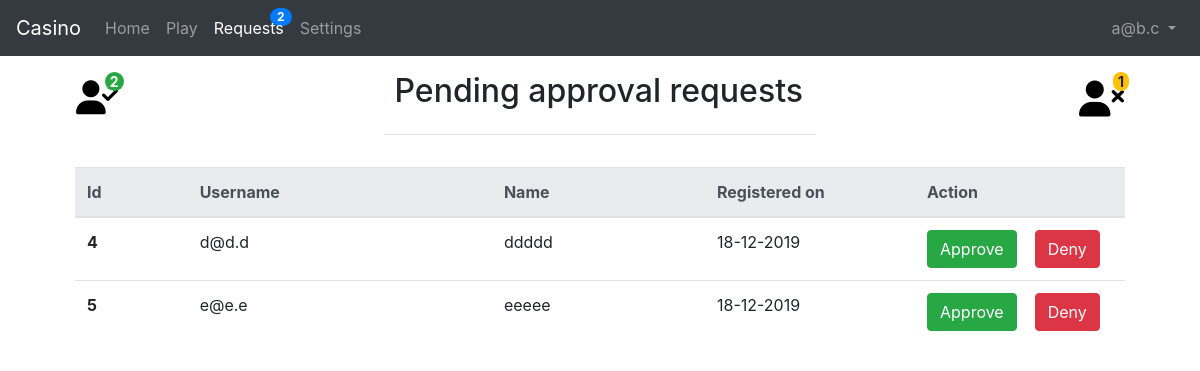
/casino-gaming/admin/request.php (signed in), run on the app's committed database.
### tables this page shows
CREATE TABLE `user_details` (
  `id` int(255) UNSIGNED NOT NULL,
  `name` varchar(255) NOT NULL,
  `email` varchar(255) NOT NULL,
  `phone` bigint(255) UNSIGNED NOT NULL,
  `deposit` int(255) UNSIGNED DEFAULT NULL,
  `active` enum('0','1','-1') NOT NULL DEFAULT '0',
  `created_at` date NOT NULL,
  `updated_at` date NOT NULL
);

### casino-gaming/admin/request.php (the view, shortened to what this page needs)
<?php include 'layouts/header.php';
$deniedUsers = mysqli_num_rows(mysqli_query($conn,"SELECT * FROM user_details WHERE active='-1'"));
$activeUsers = mysqli_num_rows(mysqli_query($conn,"SELECT * FROM user_details WHERE active='1'"));
?>
<section>
	<div class="container mt-3">
		<div class="container col-md-auto">
		<div class="row">
			<div class="col-md-auto d-flex align-items-end flex-column ml-3" title="Active users">
				<a class="badge badge-pill badge-success font-14" href="usersInfo.php?status=1" style="float:right;margin: 0px -5px -10px 0px;padding: 2.6px 5px!important;z-index: 1;">
					<?php echo $activeUsers; ?>
				</a>
				<a href="usersInfo.php?status=1" class="fas fa-user-check" style="font-size: 34px;color: black;text-decoration:none; "></a>
			</div>
			<div class="col-md text-center">
				<h2>Pending approval requests</h2>
			</div>
			<div class="col-md-auto d-flex align-items-end flex-column mr-3" title="Denied users">
				<a class="badge badge-pill badge-warning font-14" href="usersInfo.php?status=-1" style="float:right;margin: 0px -5px -10px 0px;padding: 2.6px 5px!important;z-index: 1;">
					<?php echo $deniedUsers; ?>
				</a>
				<a href="usersInfo.php?status=-1" class="fas fa-user-times" style="font-size: 36px;color: black;text-decoration:none; "></a>
			</div>
		</div>
		<HR width=40%>
			<div class="container justify-content-center pt-3" id="requestTable">
				<table class="table table-hover">
				    <thead>
				    <tr class="thead-light">
				      <th scope="col" center>Id</th>
				      <th scope="col">Username</th>
				      <th scope="col">Name</th>
				      <th scope="col" width="20%">Registered on</th>
				      <th scope="col" width="20%">Action</th>
				    </tr>
				    </thead>
				    <tbody>
					<?php
					  	$query = "SELECT * FROM user_details WHERE active='0'";
					  	$results = mysqli_query($conn,$query) or die(mysqli_error($conn));
					  	while($users = mysqli_fetch_assoc($results))
					  	{ ?>
						    <tr>
								<th scope="row"><?php echo $users['id']; ?></th>
								<td><?php echo $users['email']; ?></td>
								<td><?php echo $users['name']; ?></td>
								<td><?php echo date("d-m-Y", strtotime($users['created_at']) ); ?></td>
								<td>
									<form action="process/processUser.php" method="POST">
									<button class="btn btn-success" name="approveBtn" type="submit" value="<?php echo $users['id']; ?>">Approve</button> &nbsp;&nbsp;
									<button class="btn btn-danger" name="denyBtn" type="submit" value="<?php echo $users['id']; ?>">Deny</button>
									</form>
								</td>
						    </tr>
					  		<?php
					    } ?>
				    </tbody>
				</table>
			</div>
		</div>
	</div>
</section>
			<?php
include 'layouts/footer.php'; ?>

### casino-gaming/admin/layouts/header.php (style rules this page uses)
.font-14 { font-size: 14px!important; }

### data on the page
user_details: id "4", email "d@d.d", name "ddddd", created_at "18-12-2019"
user_details: id "5", email "e@e.e", name "eeeee", created_at "18-12-2019"

### other printed values
$pendingUsers "2"
$_SESSION['casino_admin'] "a@b.c"
$activeUsers "2"
$deniedUsers "1"
